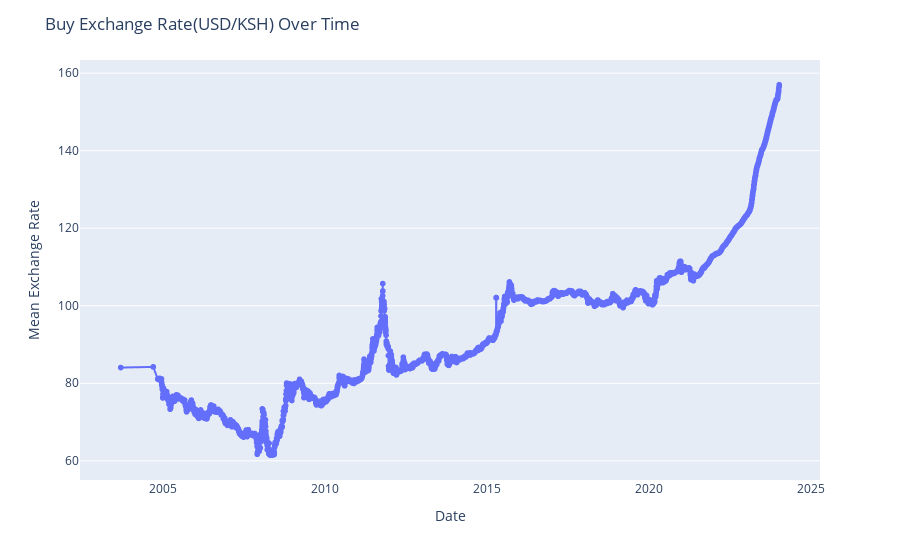

Write notebook code for a chart like this one.
### Markdown cell above
### 4.3 Exchange Rate (Buy) per Year

### Code cell
# Create an interactive line plot with Plotly
fig = px.line(exchange_data, x='Date', y='Buy', labels={'Mean': 'Mean Exchange Rate'})
fig.update_traces(mode='lines+markers', hovertemplate=None)
fig.update_layout(hovermode='x unified',
                  hoverlabel=dict(bgcolor="white", font_size=12, font_family="Arial"),
                  title='Buy Exchange Rate(USD/KSH) Over Time',
                  xaxis_title='Date',
                  yaxis_title='Mean Exchange Rate',
                  xaxis=dict(showgrid=False))  # Hide date markers on the x-axis
fig.show()

### Figure 1 — Plotly figure (JSON) as saved in the notebook; plotly's stock layout.template omitted (floating-point values rounded to 4 significant figures; data arrays with more than 128 entries replaced by an {"elided": "..."} marker saying what was removed)
{"data": [{"legendgroup": "", "line": {"color": "#636efa", "dash": "solid"}, "marker": {"symbol": "circle"}, "mode": "lines+markers", "name": "", "showlegend": false, "type": "scattergl", "x": {"elided": "4812 str values"}, "xaxis": "x", "y": {"elided": "4812 float values"}, "yaxis": "y"}], "layout": {"hoverlabel": {"bgcolor": "white", "font": {"family": "Arial", "size": 12}}, "hovermode": "x unified", "legend": {"tracegroupgap": 0}, "margin": {"t": 60}, "title": {"text": "Buy Exchange Rate(USD/KSH) Over Time"}, "xaxis": {"anchor": "y", "domain": [0, 1], "showgrid": false, "title": {"text": "Date"}}, "yaxis": {"anchor": "x", "domain": [0, 1], "title": {"text": "Mean Exchange Rate"}}}}
